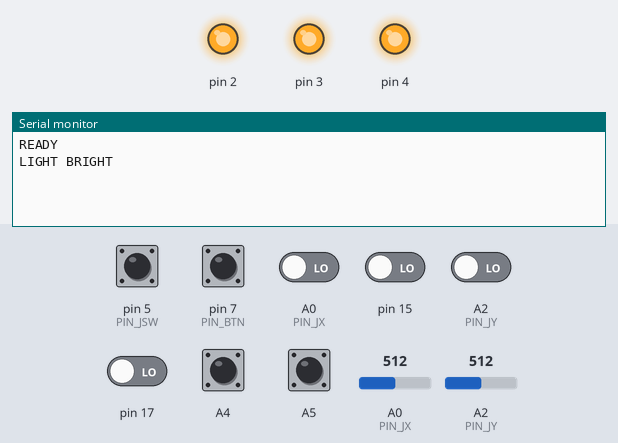
A sketch run on a simulated Arduino Uno, built with avr-gcc and run on an emulated ATmega328P. On the bench: output pins drawn as LEDs (lit = HIGH), the last lines printed to the serial monitor. The inputs (shaded band) are chosen by the test bench; at power-on: A4, A5, pin 5 (PIN_JSW), pin 7 (PIN_BTN) HIGH, A0 (PIN_JX), A2 (PIN_JY), pin 15, pin 17 LOW, A0 (PIN_JX) = 512, A2 (PIN_JY) = 512.

Above: at 1.2 s.
1.3 s: A0 (PIN_JX) set to 900
At 2.5 s:
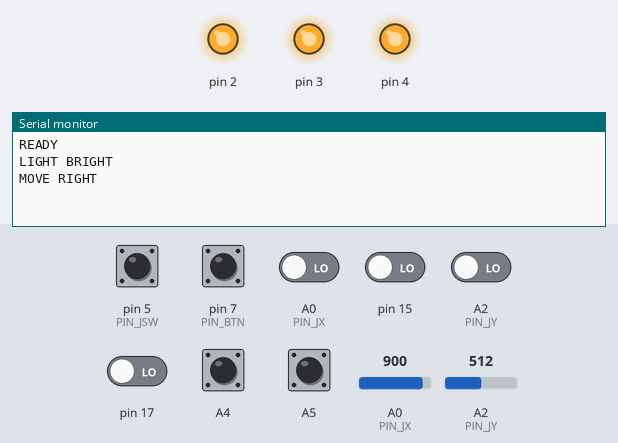
2.8 s: A2 (PIN_JY) set to 900
At 3.7 s:
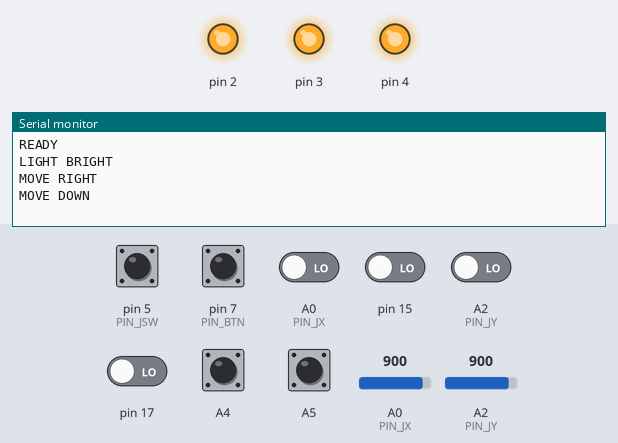
4.3 s: pin 5 (PIN_JSW) pulled LOW for 0.15 s
At 5.5 s:
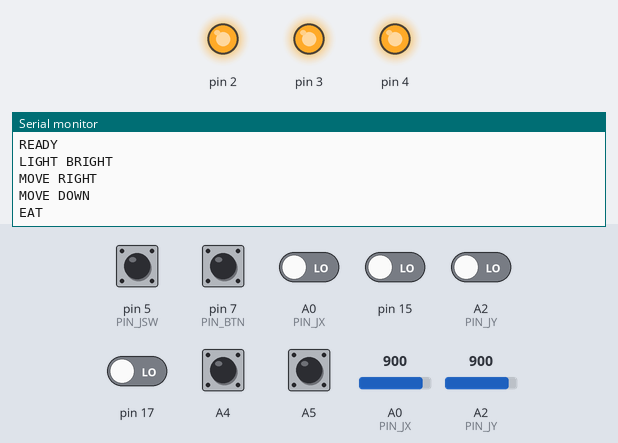
5.9 s: pin 7 (PIN_BTN) pulled LOW for 0.15 s
At 6.4 s:
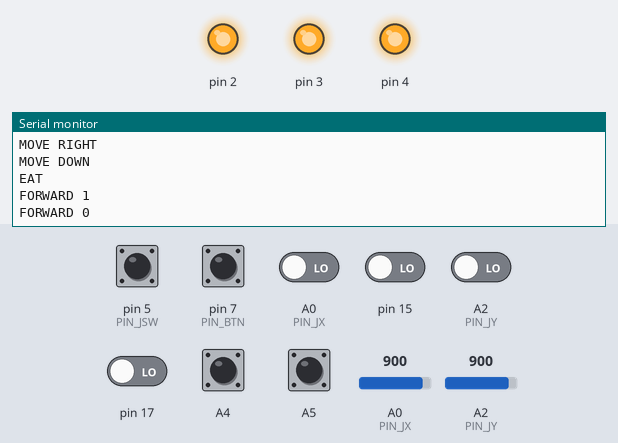
7.5 s: A2 (PIN_JY) set to 90
At 8.5 s:
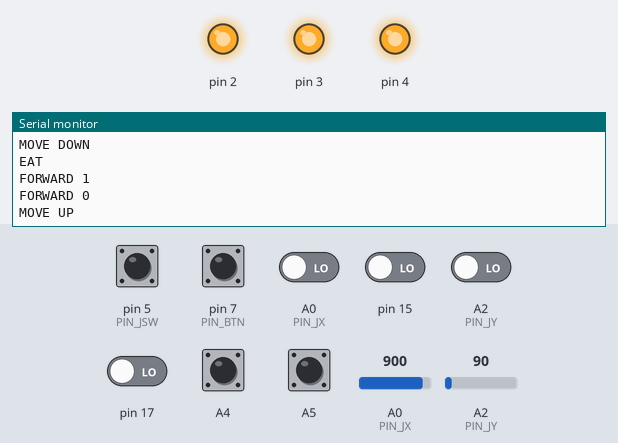

Measured:
- after the input at 1.3 s, the serial monitor: prints a new line at once (image 1)
- after the input at 2.8 s, the serial monitor: prints a new line at once (image 2)
- after the input at 4.3 s, the serial monitor: prints a new line at once (image 3)
- after the input at 5.9 s, the serial monitor: prints a new line at once (image 4)
- after the input at 7.5 s, the serial monitor: prints a new line at once (image 5)

The sketch:

hello.ino
```cpp
// Game controller - Arduino Uno. Serial at 9600 baud.
//   Joystick : X -> A0, Y -> A2, SW -> D5 (to GND when pressed), +5V, GND
//   RGB LED  : D2 = red, D3 = green, D4 = blue, each through a resistor (about 220 ohm), common lead to GND (common cathode)
//   Button   : D7 to GND
//   Encoder  : CLK = A4, DT = A5, + to 5V, GND
//
// Controls:
//   Joystick move    left / right / up / down
//   Button (D7)      hold to go forward
//   Joystick press   eat (once per click)
//   Encoder          one click counter-clockwise (count -1) = LED dim, back at count 0 = LED bright
//
// Every message is one line of text, so the game only has to read lines from the serial port:
//   MOVE LEFT | MOVE RIGHT | MOVE UP | MOVE DOWN | MOVE NONE     sent when the joystick direction changes
//   FORWARD 1 | FORWARD 0                                         sent when the button is pressed / released
//   EAT                                                           sent once per joystick click
//   LIGHT BRIGHT | LIGHT DIM                                      sent when the encoder changes the LED

const long  BAUD             = 9600;
const int   COUNTS_PER_CLICK = 4;        // encoder counts per click: set 2 or 1 if one click does not move one step
const bool  ENC_REVERSE      = false;    // true if counter-clockwise should be bright instead of dim
const bool  COMMON_ANODE     = false;    // true if the LED's common lead goes to 5V
const bool  JOY_INVERT_X     = false;    // true if pushing right reads as left
const bool  JOY_INVERT_Y     = false;    // true if pushing up reads as down
const int   JOY_ON           = 250;      // distance from centre (0..512) to start a direction
const int   JOY_OFF          = 120;      // distance from centre to release it (lower than JOY_ON so it does not flicker)
const uint8_t LED_R = 1, LED_G = 1, LED_B = 1;   // LED colour: 1 = on, 0 = off (all on = white)
const uint8_t DUTY_BRIGHT    = 64;       // 0..64
const uint8_t DUTY_DIM       = 5;
const bool  DEBUG_STATUS     = false;    // true to also print a STATUS line every 100 ms (for testing in the Serial Monitor)

const uint8_t PIN_JX = A0, PIN_JY = A2, PIN_JSW = 5, PIN_BTN = 7;

enum Dir { DIR_NONE, DIR_LEFT, DIR_RIGHT, DIR_UP, DIR_DOWN };
const char *DIR_NAMES[5] = {"NONE", "LEFT", "RIGHT", "UP", "DOWN"};

struct Debounced {
  uint8_t pin;
  bool raw, stable;
  unsigned long changed;
};

Debounced btn = {PIN_BTN, false, false, 0};
Debounced jsw = {PIN_JSW, false, false, 0};

volatile long encCount = 0;
volatile uint8_t encState = 0;
volatile uint8_t dutyR = 0, dutyG = 0, dutyB = 0;        // 0..64
long lastC = 0;
int encPos = 0;                                          // 0 = bright, -1 = dim
Dir dir = DIR_NONE;
unsigned long lastPrint = 0;

ISR(PCINT1_vect) {                                       // encoder on A4 / A5
  static const int8_t T[16] = {0, -1, 1, 0, 1, 0, 0, -1, -1, 0, 0, 1, 0, 1, -1, 0};
  uint8_t p = PINC;
  encState = ((encState << 2) | (((p >> 4) & 1) << 1) | ((p >> 5) & 1)) & 0x0F;
  encCount += T[encState];
}

ISR(TIMER2_OVF_vect) {                                   // software PWM on D2, D3, D4 (PORTD bits 2, 3, 4)
  static uint8_t ph = 0;
  ph = (ph + 1) & 63;
  uint8_t m = 0;
  if (dutyR > ph) m |= _BV(2);
  if (dutyG > ph) m |= _BV(3);
  if (dutyB > ph) m |= _BV(4);
  if (COMMON_ANODE) m ^= 0x1C;
  PORTD = (PORTD & ~0x1C) | m;
}

long readCount() {
  noInterrupts();
  long c = encCount;
  interrupts();
  return ENC_REVERSE ? -c : c;
}

void applyLight() {
  bool dim = (encPos < 0);
  uint8_t d = dim ? DUTY_DIM : DUTY_BRIGHT;
  dutyR = LED_R ? d : 0;
  dutyG = LED_G ? d : 0;
  dutyB = LED_B ? d : 0;
  Serial.println(dim ? "LIGHT DIM" : "LIGHT BRIGHT");
}

// debounced input: returns true when the stable state just changed (read b.stable for the new state)
bool update(Debounced &b) {
  bool r = (digitalRead(b.pin) == LOW);
  unsigned long now = millis();
  if (r != b.raw) { b.raw = r; b.changed = now; }
  if (b.raw != b.stable && now - b.changed >= 25) {
    b.stable = b.raw;
    return true;
  }
  return false;
}

Dir readDirection(int x, int y) {
  int limit = (dir == DIR_NONE) ? JOY_ON : JOY_OFF;      // easier to keep a direction than to start one
  int ax = abs(x), ay = abs(y);
  if (max(ax, ay) < limit) return DIR_NONE;
  if (ax > ay) return (x < 0) ? DIR_LEFT : DIR_RIGHT;
  return (y < 0) ? DIR_UP : DIR_DOWN;
}

void setup() {
  Serial.begin(BAUD);
  pinMode(A4, INPUT_PULLUP);
  pinMode(A5, INPUT_PULLUP);
  pinMode(PIN_BTN, INPUT_PULLUP);
  pinMode(PIN_JSW, INPUT_PULLUP);
  DDRD |= 0x1C;                                          // D2, D3, D4 outputs
  encState = (((PINC >> 4) & 1) << 1) | ((PINC >> 5) & 1);
  PCICR |= (1 << PCIE1);
  PCMSK1 |= (1 << PCINT12) | (1 << PCINT13);             // only A4 and A5
  TCCR2A = 0;                                            // Timer2 normal mode, prescaler 8, overflow interrupt
  TCCR2B = (1 << CS21);
  TIMSK2 = (1 << TOIE2);
  lastC = readCount();
  Serial.println("READY");
  applyLight();
}

void loop() {
  // encoder: count 0 = bright, one click counter-clockwise (count -1) = dim
  long c = readCount();
  long diff = c - lastC;
  if (abs(diff) >= COUNTS_PER_CLICK) {
    long clicks = diff / COUNTS_PER_CLICK;
    lastC += clicks * COUNTS_PER_CLICK;
    int newPos = constrain(encPos + (int)clicks, -1, 0);
    if (newPos != encPos) {
      encPos = newPos;
      applyLight();
    }
  }

  // joystick move -> left / right / up / down
  int x = analogRead(PIN_JX) - 512;
  int y = analogRead(PIN_JY) - 512;
  if (JOY_INVERT_X) x = -x;
  if (JOY_INVERT_Y) y = -y;
  Dir d = readDirection(x, y);
  if (d != dir) {
    dir = d;
    Serial.print("MOVE ");
    Serial.println(DIR_NAMES[dir]);
  }

  // button -> forward while held
  if (update(btn)) {
    Serial.print("FORWARD ");
    Serial.println(btn.stable ? 1 : 0);
  }

  // joystick click -> eat
  if (update(jsw) && jsw.stable) {
    Serial.println("EAT");
  }

  if (DEBUG_STATUS && millis() - lastPrint >= 100) {
    lastPrint = millis();
    Serial.print("STATUS enc="); Serial.print(c);
    Serial.print(" pos="); Serial.print(encPos);
    Serial.print(" x="); Serial.print(x);
    Serial.print(" y="); Serial.print(y);
    Serial.print(" btn="); Serial.print(btn.stable ? 1 : 0);
    Serial.print(" sw="); Serial.println(jsw.stable ? 1 : 0);
  }
}
```
